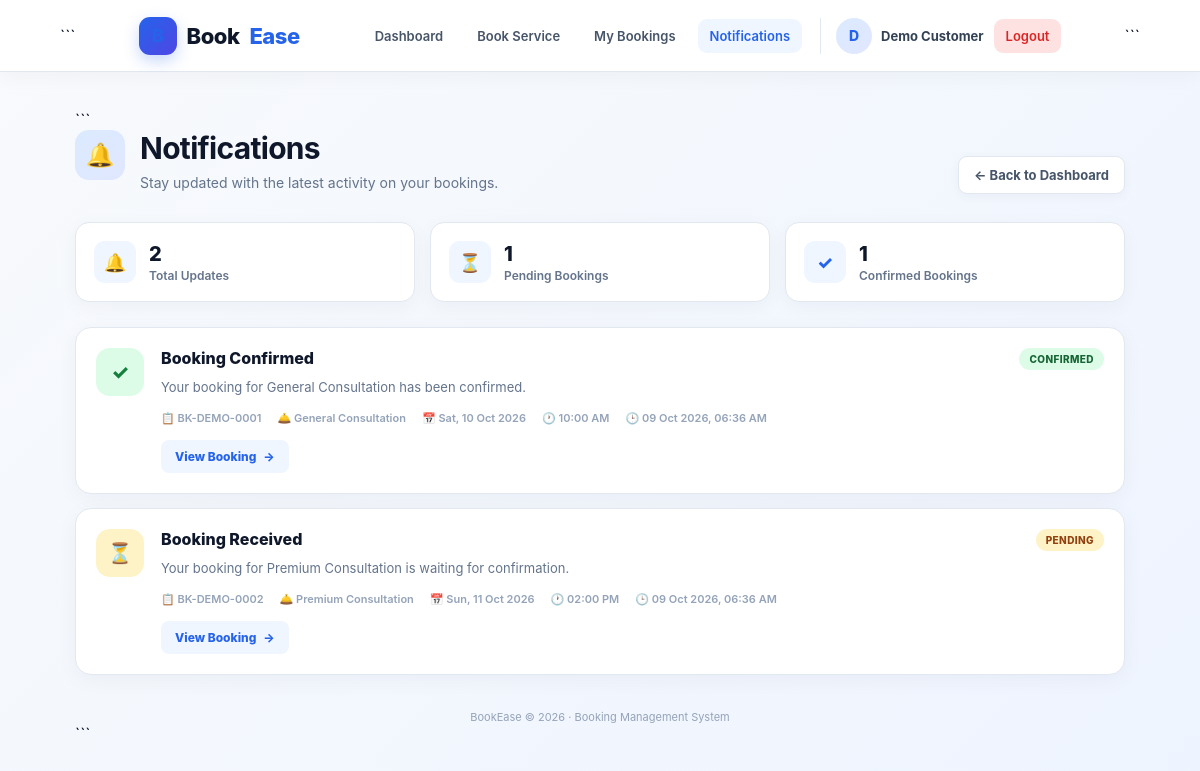
The app's page /customer/notifications.php (signed in) with its own data.
### tables this page shows
CREATE TABLE bookings (

    id INT UNSIGNED AUTO_INCREMENT PRIMARY KEY,

    user_id INT UNSIGNED NOT NULL,

    service_id INT UNSIGNED NOT NULL,

    staff_id INT UNSIGNED DEFAULT NULL,

    booking_reference VARCHAR(50)
        DEFAULT NULL UNIQUE,

    booking_date DATE NOT NULL,

    booking_time TIME NOT NULL,

    customer_name VARCHAR(150)
        DEFAULT NULL,

    customer_email VARCHAR(190)
        DEFAULT NULL,

    customer_phone VARCHAR(30)
        DEFAULT NULL,

    notes TEXT DEFAULT NULL,

    amount DECIMAL(12,2)
        NOT NULL DEFAULT 0.00,

    total_amount DECIMAL(12,2)
        NOT NULL DEFAULT 0.00,

    status ENUM(
        'pending',
        'confirmed',
        'completed',
        'cancelled',
        'rejected',
        'no_show'
    ) NOT NULL DEFAULT 'pending',

    payment_status ENUM(
        'unpaid',
        'pending',
        'paid',
        'failed',
        'refunded'
    ) NOT NULL DEFAULT 'unpaid',

    cancellation_reason TEXT DEFAULT NULL,

    cancelled_at DATETIME DEFAULT NULL,

    confirmed_at DATETIME DEFAULT NULL,

    completed_at DATETIME DEFAULT NULL,

    created_at TIMESTAMP NOT NULL
        DEFAULT CURRENT_TIMESTAMP,

    updated_at TIMESTAMP NOT NULL
        DEFAULT CURRENT_TIMESTAMP
        ON UPDATE CURRENT_TIMESTAMP,

    CONSTRAINT fk_booking_user
        FOREIGN KEY (user_id)
        REFERENCES users(id)
        ON DELETE RESTRICT
        ON UPDATE CASCADE,

    CONSTRAINT fk_booking_service
        FOREIGN KEY (service_id)
        REFERENCES services(id)
        ON DELETE RESTRICT
        ON UPDATE CASCADE,

    CONSTRAINT fk_booking_staff
        FOREIGN KEY (staff_id)
        REFERENCES staff(id)
        ON DELETE SET NULL
        ON UPDATE CASCADE,

    INDEX idx_bookings_user (
        user_id
    ),

    INDEX idx_bookings_service (
        service_id
    ),

    INDEX idx_bookings_staff (
        staff_id
    ),

    INDEX idx_bookings_date (
        booking_date
    ),

    INDEX idx_bookings_time (
        booking_time
    ),

    INDEX idx_bookings_status (
        status
    ),

    INDEX idx_bookings_payment_status (
        payment_status
    ),

    INDEX idx_bookings_datetime (
        booking_date,
        booking_time
    ),

    UNIQUE KEY uq_staff_booking_slot (
        staff_id,
        booking_date,
        booking_time
    )

);

CREATE TABLE services (

    id INT UNSIGNED AUTO_INCREMENT PRIMARY KEY,

    name VARCHAR(150) NOT NULL,

    description TEXT DEFAULT NULL,

    price DECIMAL(12,2) NOT NULL DEFAULT 0.00,

    duration VARCHAR(100) NOT NULL DEFAULT '1 hour',

    status ENUM(
        'active',
        'inactive'
    ) NOT NULL DEFAULT 'active',

    created_at TIMESTAMP NOT NULL
        DEFAULT CURRENT_TIMESTAMP,

    updated_at TIMESTAMP NOT NULL
        DEFAULT CURRENT_TIMESTAMP
        ON UPDATE CURRENT_TIMESTAMP,

    INDEX idx_services_status (status),

    INDEX idx_services_name (name)

);

### customer/notifications.php (the view, shortened to what this page needs)
<?php
require_once __DIR__ . '/../includes/functions.php';
try {
    $db = new Database();
    $conn = $db->getConnection();
} catch (Throwable $e) {
    if (
        defined('DEVELOPMENT_MODE') &&
        DEVELOPMENT_MODE === true
    ) {
        die(
            'Database connection error: ' .
            htmlspecialchars(
                $e->getMessage(),
                ENT_QUOTES,
                'UTF-8'
            )
        );
    }
    die('Unable to connect to the database.');
}
$userId = (int)($_SESSION['user_id'] ?? 0);
$notifications = [];
$error = '';
try {
    $stmt = $conn->prepare("
        SELECT
            b.id,
            b.booking_reference,
            b.booking_date,
            b.booking_time,
            b.status,
            b.created_at,
            s.name AS service_name
        FROM bookings b
        LEFT JOIN services s
            ON b.service_id = s.id
        WHERE b.user_id = ?
        ORDER BY
            b.created_at DESC,
            b.id DESC
        LIMIT 20
    ");
    $stmt->execute([$userId]);
    $bookings = $stmt->fetchAll(PDO::FETCH_ASSOC);
    foreach ($bookings as $booking) {
        $status = strtolower(
            trim(
                $booking['status'] ?? 'pending'
            )
        );
        $serviceName =
            $booking['service_name']
            ?? 'your selected service';
        switch ($status) {
            case 'confirmed':
                $title = 'Booking Confirmed';
                $message =
                    'Your booking for ' .
                    $serviceName .
                    ' has been confirmed.';
                $notificationClass = 'confirmed';
                $icon = '✓';
                break;
            case 'pending':
                $title = 'Booking Received';
                $message =
                    'Your booking for ' .
                    $serviceName .
                    ' is waiting for confirmation.';
                $notificationClass = 'pending';
                $icon = '⏳';
                break;
        }
        $notifications[] = [
            'id' =>
                (int)$booking['id'],
            'reference' =>
                $booking['booking_reference']
                ?? ('BK-' . $booking['id']),
            'title' =>
                $title,
            'message' =>
                $message,
            'status' =>
                $status,
            'class' =>
                $notificationClass,
            'icon' =>
                $icon,
            'created_at' =>
                $booking['created_at'],
            'booking_date' =>
                $booking['booking_date'],
            'booking_time' =>
                $booking['booking_time'],
            'service' =>
                $serviceName
        ];
    }
} catch (Throwable $e) {
    if (
        defined('DEVELOPMENT_MODE') &&
        DEVELOPMENT_MODE === true
    ) {
        $error =
            'Database error: ' .
            $e->getMessage();
    } else {
        $error =
            'Unable to load your notifications.';
    }
}
function formatNotificationDate($date)
{
    $timestamp = strtotime($date);
    return date(
        'd M Y, h:i A',
        $timestamp
    );
}
function formatAppointmentDate($date)
{
    $timestamp = strtotime($date);
    return date(
        'D, d M Y',
        $timestamp
    );
}
function formatAppointmentTime($time)
{
    $timestamp = strtotime($time);
    return date(
        'h:i A',
        $timestamp
    );
}
?>
<!DOCTYPE html>
<html lang="en">
<head>
</head>
<body>
<nav class="navbar">
```
<a
    href="<?= BASE_URL ?>/customer/dashboard.php"
    class="logo"
>
    <span class="logo-icon">
    </span>
    Book<span>Ease</span>
</a>
<div class="nav-right">
    <a
        href="<?= BASE_URL ?>/customer/dashboard.php"
        class="nav-link"
    >
        Dashboard
    </a>
    <a
        href="<?= BASE_URL ?>/customer/book.php"
        class="nav-link"
    >
        Book Service
    </a>
    <a
        href="<?= BASE_URL ?>/customer/my-bookings.php"
        class="nav-link"
    >
        My Bookings
    </a>
    <a
        href="<?= BASE_URL ?>/customer/notifications.php"
        class="nav-link active"
    >
        Notifications
    </a>
    <div class="user-profile">
        <div class="avatar">
            <?= strtoupper(
                substr(
                    $_SESSION['name']
                    ?? 'C',
                    0,
                    1
                )
            ) ?>
        </div>
        <span class="user-name">
            <?= htmlspecialchars(
                $_SESSION['name']
                ?? 'Customer',
                ENT_QUOTES,
                'UTF-8'
            ) ?>
        </span>
    </div>
    <a
        href="<?= BASE_URL ?>/logout.php"
        class="nav-link logout"
    >
        Logout
    </a>
</div>
```
</nav>
<main class="container">
```
<div class="top-bar">
    <div class="heading-area">
        <div class="heading-icon">
            🔔
        </div>
        <div class="page-header">
            <h1>
                Notifications
            </h1>
            <p>
                Stay updated with the latest activity
                on your bookings.
            </p>
        </div>
    </div>
    <a
        href="<?= BASE_URL ?>/customer/dashboard.php"
        class="back-button"
    >
        ← Back to Dashboard
    </a>
</div>
<?php
$totalNotifications =
    count($notifications);
$pendingCount = 0;
$confirmedCount = 0;
foreach ($notifications as $item) {
    if (
        $item['status'] === 'pending'
    ) {
        $pendingCount++;
    }
    if (
        $item['status'] === 'confirmed'
    ) {
        $confirmedCount++;
    }
}
?>
<?php if (!$error): ?>
    <div class="summary">
        <div class="summary-card">
            <div class="summary-icon">
                🔔
            </div>
            <div>
                <span class="summary-number">
                    <?= $totalNotifications ?>
                </span>
                <span class="summary-label">
                    Total Updates
                </span>
            </div>
        </div>
        <div class="summary-card">
            <div class="summary-icon">
                ⏳
            </div>
            <div>
                <span class="summary-number">
                    <?= $pendingCount ?>
                </span>
                <span class="summary-label">
                    Pending Bookings
                </span>
            </div>
        </div>
        <div class="summary-card">
            <div class="summary-icon">
                ✓
            </div>
            <div>
                <span class="summary-number">
                    <?= $confirmedCount ?>
                </span>
                <span class="summary-label">
                    Confirmed Bookings
                </span>
            </div>
        </div>
    </div>
<?php endif; ?>
<?php if (!empty($notifications)): ?>
    <div class="notification-list">
        <?php foreach (
            $notifications
            as $notification
        ): ?>
            <article
                class="notification
                <?= htmlspecialchars(
                    $notification['class'],
                    ENT_QUOTES,
                    'UTF-8'
                ) ?>"
            >
                <div class="notification-icon">
                    <?= htmlspecialchars(
                        $notification['icon'],
                        ENT_QUOTES,
                        'UTF-8'
                    ) ?>
                </div>
                <div class="notification-content">
                    <div class="notification-top">
                        <h2 class="notification-title">
                            <?= htmlspecialchars(
                                $notification['title'],
                                ENT_QUOTES,
                                'UTF-8'
                            ) ?>
                        </h2>
                        <span
                            class="status
                            <?= htmlspecialchars(
                                $notification['class'],
                                ENT_QUOTES,
                                'UTF-8'
                            ) ?>"
                        >
                            <?= htmlspecialchars(
                                ucfirst(
                                    $notification['status']
                                ),
                                ENT_QUOTES,
                                'UTF-8'
                            ) ?>
                        </span>
                    </div>
                    <p class="notification-message">
                        <?= htmlspecialchars(
                            $notification['message'],
                            ENT_QUOTES,
                            'UTF-8'
                        ) ?>
                    </p>
                    <div class="notification-meta">
                        <span class="meta-item">
                            📋
                            <?= htmlspecialchars(
                                $notification['reference'],
                                ENT_QUOTES,
                                'UTF-8'
                            ) ?>
                        </span>
                        <span class="meta-item">
                            🛎️
                            <?= htmlspecialchars(
                                $notification['service'],
                                ENT_QUOTES,
                                'UTF-8'
                            ) ?>
                        </span>
                        <span class="meta-item">
                            📅
                            <?= htmlspecialchars(
                                formatAppointmentDate(
                                    $notification['booking_date']
                                ),
                                ENT_QUOTES,
                                'UTF-8'
                            ) ?>
                        </span>
                        <?php if (
                            !empty(
                                $notification['booking_time']
                            )
                        ): ?>
                            <span class="meta-item">
                                🕐
                                <?= htmlspecialchars(
                                    formatAppointmentTime(
                                        $notification['booking_time']
                                    ),
                                    ENT_QUOTES,
                                    'UTF-8'
                                ) ?>
                            </span>
                        <?php endif; ?>
                        <span class="meta-item">
                            🕒
                            <?= htmlspecialchars(
                                formatNotificationDate(
                                    $notification['created_at']
                                ),
                                ENT_QUOTES,
                                'UTF-8'
                            ) ?>
                        </span>
                    </div>
                    <a
                        href="<?= BASE_URL ?>/customer/booking-details.php?id=<?= (int)$notification['id'] ?>"
                        class="view-button"
                    >
                        View Booking
                        <span>
                            →
                        </span>
                    </a>
                </div>
            </article>
        <?php endforeach; ?>
    </div>
<?php endif; ?>
<div class="footer">
    <?= htmlspecialchars(
        defined('APP_NAME')
            ? APP_NAME
            : 'BookEase',
        ENT_QUOTES,
        'UTF-8'
    ) ?>
    &copy;
    <?= date('Y') ?>
    · Booking Management System
</div>
```
</main>
</body>
</html>

### records on screen
bookings: icon "✓", title "Booking Confirmed", status "CONFIRMED", message "Your booking for General Consultation has been confirmed.", booking_reference "BK-DEMO-0001", service.name "General Consultation", booking_date "Sat, 10 Oct 2026", booking_time "10:00 AM", created_at "09 Oct 2026, 06:36 AM"
bookings: icon "⏳", title "Booking Received", status "PENDING", message "Your booking for Premium Consultation is waiting for confirmation.", booking_reference "BK-DEMO-0002", service.name "Premium Consultation", booking_date "Sun, 11 Oct 2026", booking_time "02:00 PM", created_at "09 Oct 2026, 06:36 AM"

### other values on screen
$_SESSION['name'] "Demo Customer"
$totalNotifications "2"
$pendingCount "1"
$confirmedCount "1"
